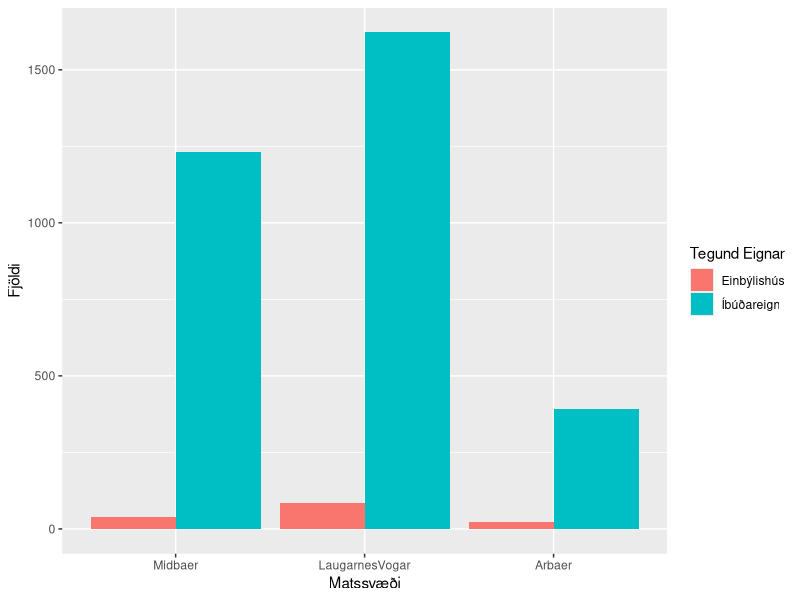
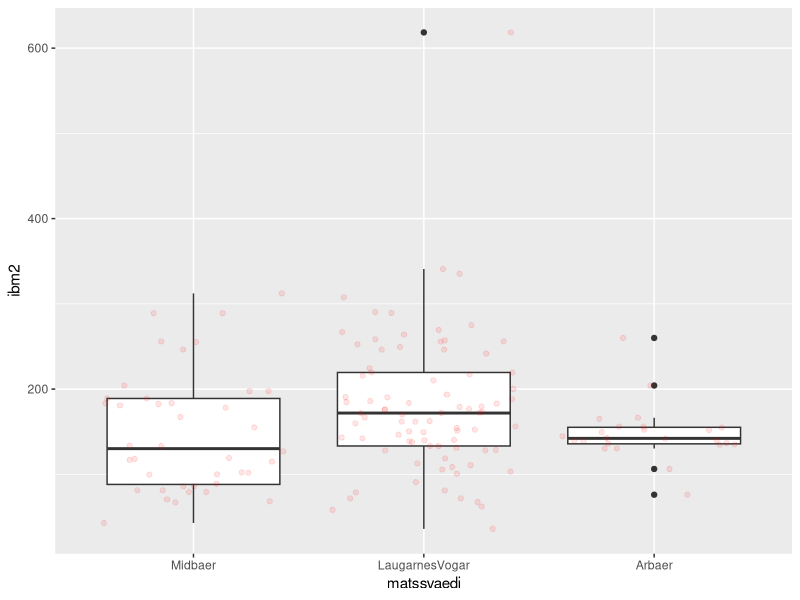

Here is the R script that generated these plots, in order: (Note: this script raises an error after producing the figures.)
## ---- chunk 1
knitr::opts_chunk$set(echo = TRUE)
library(dplyr)
library(ggplot2)
## ---- chunk 2
thv <- read.table("./data/husnaedi.txt", header = TRUE, sep = ";")
## ---- chunk 3
hverfi <- c(20, 100, 200)
thv <- filter(thv, thv$matssvaedi%in%hverfi)
## ---- chunk 4
str(thv)
##Eins og sjá má eru matssvæðin ranglega skilgreind sem tölugildi. Svo við breytum þeim í faktor og köllum matssvæðin nýjum nöfnum.
thv$matssvaedi <- as.factor(thv$matssvaedi)
levels(thv$matssvaedi) <- c("Midbaer", "LaugarnesVogar", "Arbaer")
str(thv)
## ---- chunk 5
plott1 <- 
  ggplot(aes(matssvaedi), data = thv) +
  geom_bar(position = "dodge", aes(fill = thv$teg_eign)) +

##X og Y labels
  xlab("Matssvæði") + ylab("Fjöldi") +

##Legend
  scale_fill_discrete(name = "Tegund Eignar")

plott1
## ---- chunk 6
einbylishus <- dplyr::filter(thv, teg_eign == "Einbýlishús")
plott2 <- 
  ggplot(aes(matssvaedi, ibm2), data = einbylishus) + geom_boxplot() + geom_jitter(alpha = 0.1, color = "red")

plott2
## ---- chunk 7
#einebyli<-filter(thv, teg_eign == "Einbýlishús")
einbigyliEftirStaerd <- table(einbyli$matssvaedi,einbyli$ibm2)
barplot(einbyliEftirStaerd, beside=T, col=c(2,4,6), legend.text = T, main = "Stærð eigna(m2) eftir hverfum")
## ---- chunk 8
ibudir <- filter(thv, teg_eign == "Íbúðareign")
ibudirEftirVerdi <- table(ibudir$nuvirdi,ibudir$ibm2)
ggplot(aes(nuvirdi,ibm2), 
        data = ibudir)+
  ## How to plot
        geom_point(alpha=0.1)+
        geom_smooth()+ 
  ## X and Y labels
        xlab("Núvirði í þúsund krónum") + ylab("Stærð í fermetrum")
